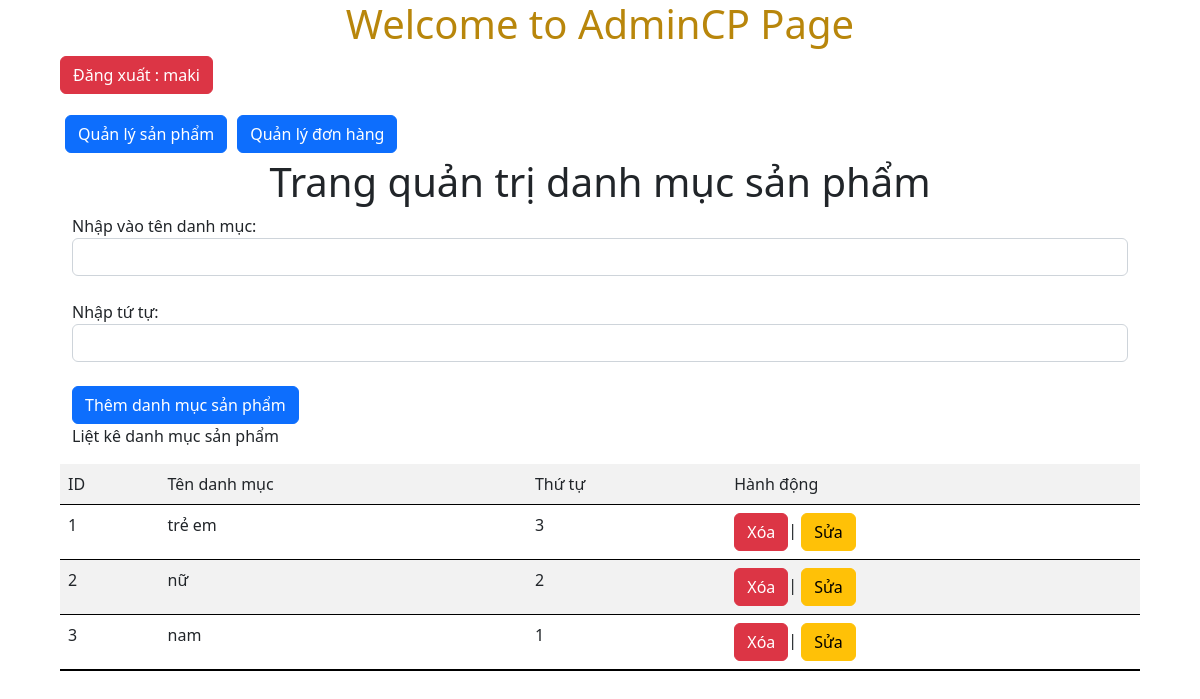
/admincp/index.php?action=quanlydanhmucsanpham&query=them (signed in), run on the app's committed database.
### tables this page shows
CREATE TABLE `tbl_danhmuc` (
  `id_danhmuc` int(11) NOT NULL,
  `tendanhmuc` varchar(100) NOT NULL,
  `thutu` int(11) NOT NULL
);

### admincp/modules/quanlydanhmucsp/lietke.php (the view)
<table class="table table-striped" style="border-bottom: 2px solid black;">
    <?php
    $sql_lietke="SELECT * FROM tbl_danhmuc ORDER BY thutu DESC";
    $result_lietke= mysqli_query($connect,$sql_lietke);
?>
<p>Liệt kê danh mục sản phẩm</p>
     <tr>
         <td>ID</td>
         <td>Tên danh mục</td>
         <td>Thứ tự</td>
         <td>Hành động</td>
     </tr>
     <?php
    $i=0;
    while($row=mysqli_fetch_array($result_lietke)){
        $i++;
     ?>
     <tr>
         <td><?php echo $i ?></td>
         <td><?php echo $row['tendanhmuc'] ?></td>
         <td><?php echo $row['thutu']?></td>
         <td>
            <a class="btn btn-danger" href="modules/quanlydanhmucsp/xuly.php?iddanhmuc=<?php echo $row['id_danhmuc']?>">Xóa</a>|
             <a class="btn btn-warning" href="?action=quanlydanhmucsanpham&query=sua&iddanhmuc=<?php echo $row['id_danhmuc']?>">Sửa</a>
         </td>
     </tr>
     <?php
    }
    ?>
    </table>

### data on the page
tbl_danhmuc: tendanhmuc "trẻ em", thutu "3"
tbl_danhmuc: tendanhmuc "nữ", thutu "2"
tbl_danhmuc: tendanhmuc "nam", thutu "1"

### other printed values
$_SESSION['dangnhap'] "maki"
